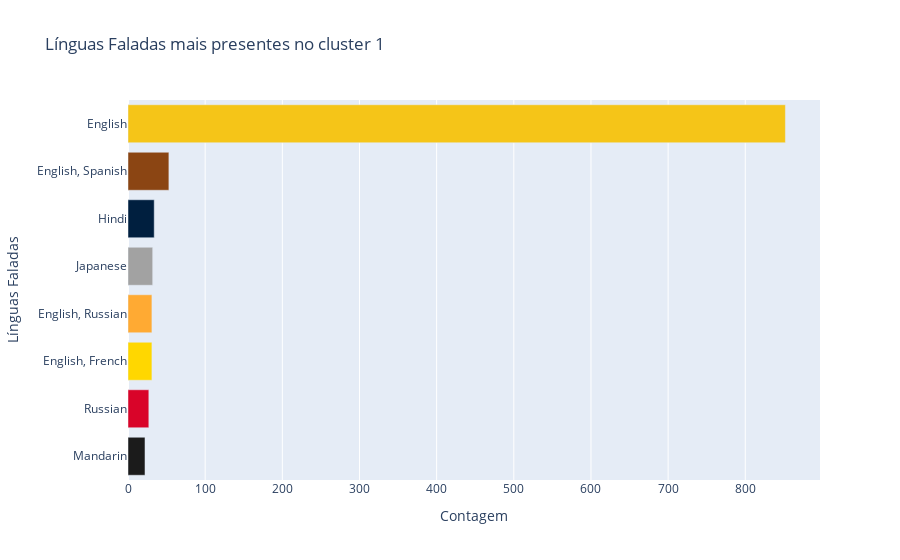

Here is the notebook cell this chart was saved with:
### Code cell
#Línguas mais faladas no cluster 1
fig = grafico_barras('1', cluster1kmodes, 'spoken_languages', 8)
fig.show()

### Figure 1 — Plotly figure (JSON) as saved in the notebook; plotly's stock layout.template omitted (floating-point values rounded to 4 significant figures)
{"data": [{"alignmentgroup": "True", "hovertemplate": "Contagem=%{x}<br>Línguas Faladas=%{y}<extra></extra>", "legendgroup": "", "marker": {"color": ["#1B1B1B", "#D90429", "#FFD700", "#FFAA33", "#A2A2A2", "#001F3F", "#8B4513", "#F5C518", "#5A5A5A", "#B22222"], "pattern": {"shape": ""}}, "name": "", "offsetgroup": "", "orientation": "h", "showlegend": false, "textposition": "auto", "type": "bar", "x": [22, 27, 31, 31, 32, 34, 53, 852], "xaxis": "x", "y": ["Mandarin", "Russian", "English, French", "English, Russian", "Japanese", "Hindi", "English, Spanish", "English"], "yaxis": "y"}], "layout": {"barmode": "relative", "legend": {"tracegroupgap": 0}, "title": {"text": "Línguas Faladas mais presentes no cluster 1"}, "xaxis": {"anchor": "y", "domain": [0, 1], "title": {"text": "Contagem"}}, "yaxis": {"anchor": "x", "domain": [0, 1], "title": {"text": "Línguas Faladas"}}}}
